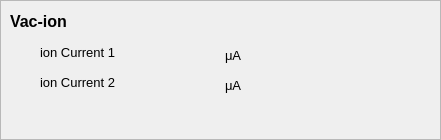
  <widget class="QFrame" name="frame_4" >
   <property name="geometry" >
    <rect>
     <x>10</x>
     <y>440</y>
     <width>441</width>
     <height>140</height>
    </rect>
   </property>
   <property name="frameShape" >
    <enum>QFrame::StyledPanel</enum>
   </property>
   <property name="frameShadow" >
    <enum>QFrame::Raised</enum>
   </property>
   <widget class="QLabel" name="lbVac" >
    <property name="geometry" >
     <rect>
      <x>10</x>
      <y>10</y>
      <width>80</width>
      <height>22</height>
     </rect>
    </property>
    <property name="font" >
     <font>
      <pointsize>12</pointsize>
      <weight>75</weight>
      <bold>true</bold>
     </font>
    </property>
    <property name="text" >
     <string>Vac-ion</string>
    </property>
   </widget>
   <widget class="QLabel" name="label_58" >
    <property name="geometry" >
     <rect>
      <x>225</x>
      <y>43</y>
      <width>21</width>
      <height>25</height>
     </rect>
    </property>
    <property name="font" >
     <font>
      <pointsize>10</pointsize>
      <weight>50</weight>
      <bold>false</bold>
     </font>
    </property>
    <property name="text" >
     <string>μA</string>
    </property>
   </widget>
   <widget class="QLabel" name="label_59" >
    <property name="geometry" >
     <rect>
      <x>225</x>
      <y>73</y>
      <width>21</width>
      <height>25</height>
     </rect>
    </property>
    <property name="font" >
     <font>
      <pointsize>10</pointsize>
      <weight>50</weight>
      <bold>false</bold>
     </font>
    </property>
    <property name="text" >
     <string>μA</string>
    </property>
   </widget>
   <widget class="QLabel" name="lbVac_1" >
    <property name="geometry" >
     <rect>
      <x>40</x>
      <y>40</y>
      <width>83</width>
      <height>25</height>
     </rect>
    </property>
    <property name="font" >
     <font>
      <pointsize>10</pointsize>
      <weight>50</weight>
      <bold>false</bold>
     </font>
    </property>
    <property name="text" >
     <string>ion Current 1</string>
    </property>
   </widget>
   <widget class="QLabel" name="lbVac_2" >
    <property name="geometry" >
     <rect>
      <x>40</x>
      <y>70</y>
      <width>83</width>
      <height>25</height>
     </rect>
    </property>
    <property name="font" >
     <font>
      <pointsize>10</pointsize>
      <weight>50</weight>
      <bold>false</bold>
     </font>
    </property>
    <property name="text" >
     <string>ion Current 2</string>
    </property>
   </widget>
   <widget class="CADisplayer" name="cadpVac_1" >
    <property name="geometry" >
     <rect>
      <x>140</x>
      <y>40</y>
      <width>80</width>
      <height>25</height>
     </rect>
    </property>
    <property name="font" >
     <font>
      <pointsize>10</pointsize>
      <weight>75</weight>
      <bold>true</bold>
     </font>
    </property>
    <property name="nuformat" stdset="0" >
     <enum>CADisplayer::Pressure</enum>
    </property>
    <property name="pvname" >
     <string>EC1_VACION1_STS_AMP</string>
    </property>
    <property name="lineWidth" stdset="0" >
     <number>1</number>
    </property>
    <property name="fillcol" stdset="0" >
     <color>
      <red>0</red>
      <green>170</green>
      <blue>0</blue>
     </color>
    </property>
   </widget>
   <widget class="CADisplayer" name="cadpVac_2" >
    <property name="geometry" >
     <rect>
      <x>140</x>
      <y>70</y>
      <width>80</width>
      <height>25</height>
     </rect>
    </property>
    <property name="font" >
     <font>
      <pointsize>10</pointsize>
      <weight>75</weight>
      <bold>true</bold>
     </font>
    </property>
    <property name="nuformat" stdset="0" >
     <enum>CADisplayer::Pressure</enum>
    </property>
    <property name="pvname" >
     <string>EC1_VACION2_STS_AMP</string>
    </property>
    <property name="lineWidth" stdset="0" >
     <number>1</number>
    </property>
    <property name="fillcol" stdset="0" >
     <color>
      <red>0</red>
      <green>170</green>
      <blue>0</blue>
     </color>
    </property>
   </widget>
   <widget class="CADisplayer" name="cadpVac_52" >
    <property name="geometry" >
     <rect>
      <x>280</x>
      <y>70</y>
      <width>80</width>
      <height>25</height>
     </rect>
    </property>
    <property name="font" >
     <font>
      <pointsize>10</pointsize>
      <weight>75</weight>
      <bold>true</bold>
     </font>
    </property>
    <property name="nuformat" stdset="0" >
     <enum>CADisplayer::Integer</enum>
    </property>
    <property name="pvname" >
     <string>EC1_VACION2_STS_FLT</string>
    </property>
    <property name="lineWidth" stdset="0" >
     <number>1</number>
    </property>
    <property name="fillcol" stdset="0" >
     <color>
      <red>0</red>
      <green>170</green>
      <blue>0</blue>
     </color>
    </property>
   </widget>
   <widget class="CADisplayer" name="cadpVac_51" >
    <property name="geometry" >
     <rect>
      <x>280</x>
      <y>40</y>
      <width>80</width>
      <height>25</height>
     </rect>
    </property>
    <property name="font" >
     <font>
      <pointsize>10</pointsize>
      <weight>75</weight>
      <bold>true</bold>
     </font>
    </property>
    <property name="nuformat" stdset="0" >
     <enum>CADisplayer::Integer</enum>
    </property>
    <property name="pvname" >
     <string>EC1_VACION1_STS_FLT</string>
    </property>
    <property name="lineWidth" stdset="0" >
     <number>1</number>
    </property>
    <property name="fillcol" stdset="0" >
     <color>
      <red>0</red>
      <green>170</green>
      <blue>0</blue>
     </color>
    </property>
   </widget>
  </widget>
